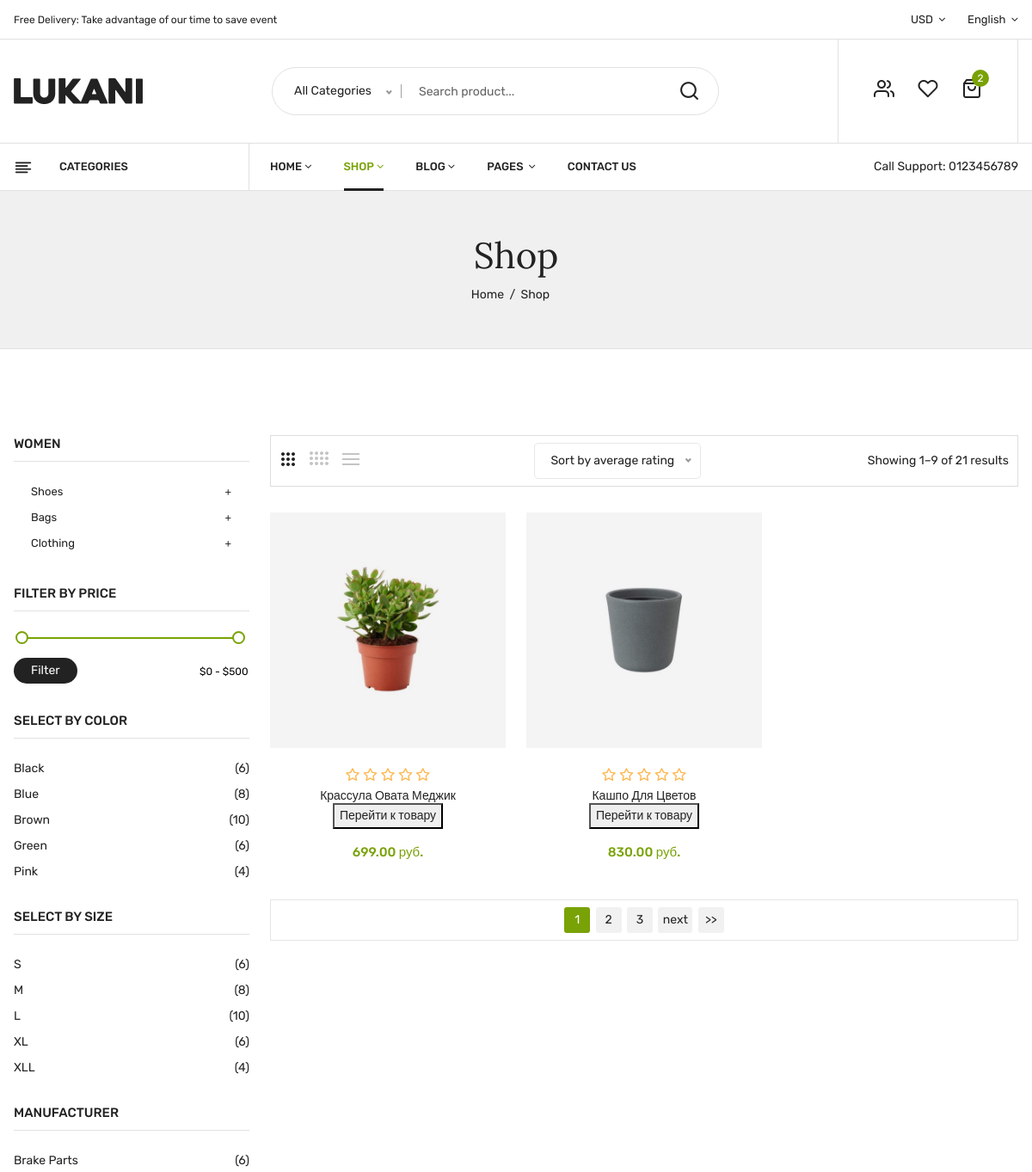
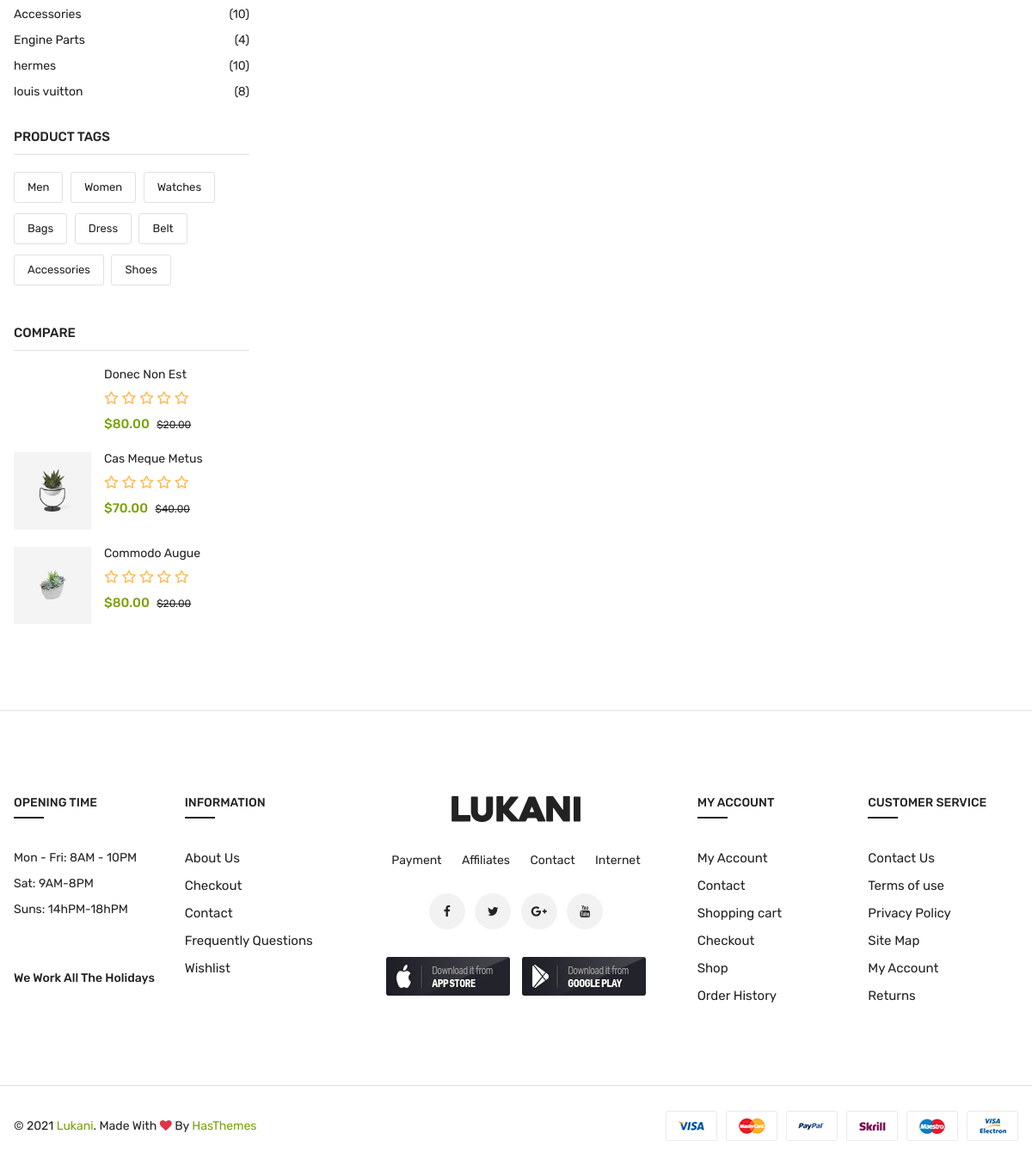
The page / on the database its author committed (2 pictures, top to bottom).
### shop/models.py (models this page shows, shortened)
class Item(models.Model):
    CURRENCY_CHOICES = (
        ('usd', 'usd'),
        ('rub', 'rub')
    )
    name = models.CharField(max_length=255, verbose_name='product_name')
    code = models.CharField(max_length=255,
                            verbose_name='product_code')  # по этому полю различаем продукт (код продукта)
    price = models.DecimalField(max_digits=20, decimal_places=2)
    unit = models.CharField(max_length=255, blank=True, null=True)  # единица измерения
    image_url = models.ImageField(upload_to='img_product')  # путь на изображение продукта
    note = models.TextField(blank=True, null=True)  # комментарий к продукту
    class Meta:  # все элементы отображаются по дате создания
        ordering = ['pk']

### main/views.py (the view)
# urls.py: urlpatterns = [path("", views.ProductView.as_view(), name="shop"),
class ProductView(ListView):
    model = Item
    template_name = 'shop.html'
    def get_context_data(self, **kwargs):
        products = Item.objects.all()
        context = super(ProductView, self).get_context_data(**kwargs,)
        context.update({
            "items": products,
        })
        return context

### templates/shop.html (shortened to what this page needs)
{% extends 'base-page.html' %}
{% load static %}
{% block container %}
<div class="breadcrumbs_area">
    <div class="container">
        <div class="row">
            <div class="col-12">
                <div class="breadcrumb_content">
                    <h3>Shop</h3>
                    <ul>
                        <li><a href="#">home</a></li>
                        <li>shop</li>
                    </ul>
                </div>
            </div>
        </div>
    </div>
</div>
<div class="shop_area shop_reverse mt-100 mb-100">
    <div class="container">
        <div class="row">
            <div class="col-lg-3 col-md-12">
                <aside class="sidebar_widget">
                    <div class="widget_inner">
                        <div class="widget_list widget_categories">
                            <h3>Women</h3>
                            <ul>
                                <li class="widget_sub_categories sub_categories1"><a
                                        href="javascript:void(0)">Shoes</a>
                                </li>
                                <li class="widget_sub_categories sub_categories2"><a
                                        href="javascript:void(0)">Bags</a>
                                </li>
                                <li class="widget_sub_categories sub_categories3"><a
                                        href="javascript:void(0)">Clothing</a>
                                </li>
                            </ul>
                        </div>
                        <div class="widget_list widget_filter">
                            <h3>Filter by price</h3>
                            <form action="#">
                                <div id="slider-range"></div>
                                <button type="submit">Filter</button>
                                <input type="text" name="text" id="amount"/>
                            </form>
                        </div>
                        <div class="widget_list widget_color">
                            <h3>Select By Color</h3>
                            <ul>
                                <li>
                                    <a href="#">Black <span>(6)</span></a>
                                </li>
                                <li>
                                    <a href="#"> Blue <span>(8)</span></a>
                                </li>
                                <li>
                                    <a href="#">Brown <span>(10)</span></a>
                                </li>
                                <li>
                                    <a href="#"> Green <span>(6)</span></a>
                                </li>
                                <li>
                                    <a href="#">Pink <span>(4)</span></a>
                                </li>
                            </ul>
                        </div>
                        <div class="widget_list widget_color">
                            <h3>Select By SIze</h3>
                            <ul>
                                <li>
                                    <a href="#">S <span>(6)</span></a>
                                </li>
                                <li>
                                    <a href="#"> M <span>(8)</span></a>
                                </li>
                                <li>
                                    <a href="#">L <span>(10)</span></a>
                                </li>
                                <li>
                                    <a href="#"> XL <span>(6)</span></a>
                                </li>
                                <li>
                                    <a href="#">XLL <span>(4)</span></a>
                                </li>
                            </ul>
                        </div>
                        <div class="widget_list widget_manu">
                            <h3>Manufacturer</h3>
                            <ul>
                                <li>
                                    <a href="#">Brake Parts <span>(6)</span></a>
                                </li>
                                <li>
                                    <a href="#">Accessories <span>(10)</span></a>
                                </li>
                                <li>
                                    <a href="#">Engine Parts <span>(4)</span></a>
                                </li>
                                <li>
                                    <a href="#">hermes <span>(10)</span></a>
                                </li>
                                <li>
                                    <a href="#">louis vuitton <span>(8)</span></a>
                                </li>
                            </ul>
                        </div>
                        <div class="widget_list tags_widget">
                            <h3>Product tags</h3>
                            <div class="tag_cloud">
                                <a href="#">Men</a>
                                <a href="#">Women</a>
                                <a href="#">Watches</a>
                                <a href="#">Bags</a>
                                <a href="#">Dress</a>
                                <a href="#">Belt</a>
                                <a href="#">Accessories</a>
                                <a href="#">Shoes</a>
                            </div>
                        </div>
                        <div class="widget_list">
                            <h3>Compare</h3>
                            <div class="shop_sidebar_product">
                                <article class="single_product">
                                    <figure>
                                        <div class="product_thumb">
                                        </div>
                                        <figcaption class="product_content">
                                            <h4 class="product_name"><a href="#">Donec Non
                                                Est</a></h4>
                                            <div class="product_rating">
                                                <ul>
                                                    <li><a href="#"><i class="icon-star"></i></a></li>
                                                    <li><a href="#"><i class="icon-star"></i></a></li>
                                                    <li><a href="#"><i class="icon-star"></i></a></li>
                                                    <li><a href="#"><i class="icon-star"></i></a></li>
                                                    <li><a href="#"><i class="icon-star"></i></a></li>
                                                </ul>
                                            </div>
                                            <div class="price_box">
                                                <span class="current_price">$80.00</span>
                                                <span class="old_price">$20.00</span>
                                            </div>
                                        </figcaption>
                                    </figure>
                                </article>
                                <article class="single_product">
                                    <figure>
                                        <div class="product_thumb">
                                            <a class="primary_img" href="product-details.html"><img
                                                    src="assets/img/product/product9.jpg" alt=""></a>
                                        </div>
                                        <figcaption class="product_content">
                                            <h4 class="product_name"><a href="product-details.html">Cas Meque
                                                Metus</a></h4>
                                            <div class="product_rating">
                                                <ul>
                                                    <li><a href="#"><i class="icon-star"></i></a></li>
                                                    <li><a href="#"><i class="icon-star"></i></a></li>
                                                    <li><a href="#"><i class="icon-star"></i></a></li>
                                                    <li><a href="#"><i class="icon-star"></i></a></li>
                                                    <li><a href="#"><i class="icon-star"></i></a></li>
                                                </ul>
                                            </div>
                                            <div class="price_box">
                                                <span class="current_price">$70.00</span>
                                                <span class="old_price">$40.00</span>
                                            </div>
                                        </figcaption>
                                    </figure>
                                </article>
                                <article class="single_product">
                                    <figure>
                                        <div class="product_thumb">
                                            <a class="primary_img" href="product-details.html"><img
                                                    src="assets/img/product/product8.jpg" alt=""></a>
                                        </div>
                                        <figcaption class="product_content">
                                            <h4 class="product_name"><a href="product-details.html"> commodo
                                                augue</a></h4>
                                            <div class="product_rating">
                                                <ul>
                                                    <li><a href="#"><i class="icon-star"></i></a></li>
                                                    <li><a href="#"><i class="icon-star"></i></a></li>
                                                    <li><a href="#"><i class="icon-star"></i></a></li>
                                                    <li><a href="#"><i class="icon-star"></i></a></li>
                                                    <li><a href="#"><i class="icon-star"></i></a></li>
                                                </ul>
                                            </div>
                                            <div class="price_box">
                                                <span class="current_price">$80.00</span>
                                                <span class="old_price">$20.00</span>
                                            </div>
                                        </figcaption>
                                    </figure>
                                </article>
                            </div>
                        </div>
                    </div>
                </aside>
            </div>
            <div class="col-lg-9 col-md-12">
                <div class="shop_toolbar_wrapper">
                    <div class="shop_toolbar_btn">
                        <button data-role="grid_3" type="button" class="active btn-grid-3" data-toggle="tooltip"
                                title="3"></button>
                        <button data-role="grid_4" type="button" class=" btn-grid-4" data-toggle="tooltip"
                                title="4"></button>
                        <button data-role="grid_list" type="button" class="btn-list" data-toggle="tooltip"
                                title="List"></button>
                    </div>
                    <div class=" niceselect_option">
                    </div>
                    <div class="page_amount">
                        <p>Showing 1–9 of 21 results</p>
                    </div>
                </div>
                <div class="row shop_wrapper">
                    {% for item in object_list %}
                    <div class="col-lg-4 col-md-4 col-12 ">
                        <article class="single_product">
                            <figure>
                                <div class="product_thumb">
                                    <a class="primary_img" href="#"><img
                                            src="{{ item.image_url.url }}" alt=""></a>
                                </div>
                                <div class="product_content grid_content">
                                    <div class="product_price_rating">
                                        <div class="product_rating">
                                            <ul>
                                                <li><a href="#"><i class="icon-star"></i></a></li>
                                                <li><a href="#"><i class="icon-star"></i></a></li>
                                                <li><a href="#"><i class="icon-star"></i></a></li>
                                                <li><a href="#"><i class="icon-star"></i></a></li>
                                                <li><a href="#"><i class="icon-star"></i></a></li>
                                            </ul>
                                        </div>
                                        <h4 class="product_name"><a href="{% url 'item' item.pk %}">{{item.name}}</a></h4>
                                        <a href="{% url 'item' item.pk %}">
                                        <button type="button" id="checkout-button">Перейти к товару</button></a>
                                        <div class="price_box">
                                            <span class="current_price">{{item.price}} {{item.unit}}.</span>
                                        </div>
                                    </div>
                                </div>
                            </figure>
                        </article>
                    </div>
                    {% endfor %}
                </div>
                <div class="shop_toolbar t_bottom">
                    <div class="pagination">
                        <ul>
                            <li class="current">1</li>
                            <li><a href="#">2</a></li>
                            <li><a href="#">3</a></li>
                            <li class="next"><a href="#">next</a></li>
                            <li><a href="#">>></a></li>
                        </ul>
                    </div>
                </div>
            </div>
        </div>
    </div>
</div>
{% endblock container %}

### static/css/plugins.css (style rules this page uses)
[class^="icon-"], [class*=" icon-"] { font-family: 'plaza-icon' !important; speak: none; font-style: normal; font-weight: normal; font-variant: normal; text-transform: none; line-height: 1; -webkit-font-smoothing: antialiased; -moz-osx-font-smoothing: grayscale; }
.icon-star:before { content: "\e9d5"; }

### rows shown on the page
Item: image_url (picture), name "Крассула Овата Меджик", price "699.00", unit "руб"
Item: image_url (picture), name "Кашпо Для Цветов", price "830.00", unit "руб"
